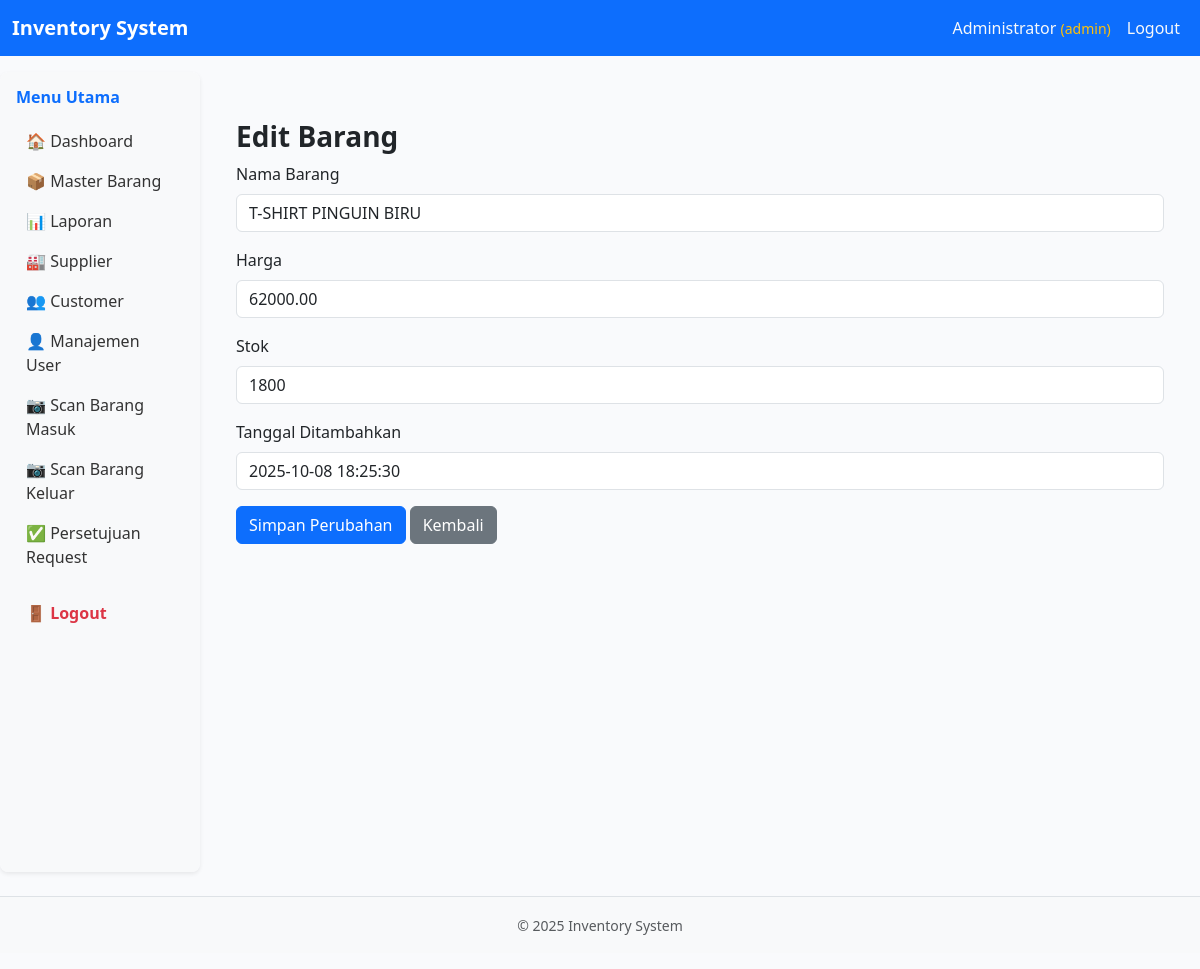
/pages/master/barang_edit.php?id=2 (signed in), run on the app's committed database.
### tables this page shows
CREATE TABLE `barang` (
  `id_barang` int(11) NOT NULL,
  `kode_barang` varchar(50) DEFAULT NULL,
  `nama_barang` varchar(100) NOT NULL,
  `kategori` varchar(50) DEFAULT NULL,
  `satuan` varchar(20) DEFAULT NULL,
  `stok` int(11) DEFAULT 0,
  `harga` decimal(10,2) DEFAULT NULL,
  `barcode` varchar(255) DEFAULT NULL,
  `tgl_ditambahkan` timestamp NOT NULL DEFAULT current_timestamp()
);

### pages/master/barang_edit.php (the view, shortened to what this page needs)
<?php
require_once "../../config/db.php";
$id_barang = intval($_GET['id']);
$sql = "SELECT * FROM barang WHERE id_barang = ?";
$stmt = mysqli_prepare($conn, $sql);
mysqli_stmt_bind_param($stmt, "i", $id_barang);
mysqli_stmt_execute($stmt);
$result = mysqli_stmt_get_result($stmt);
$barang = mysqli_fetch_assoc($result);
include "../../includes/header.php";
include "../../includes/sidebar.php";
?>
<div class="container mt-4">
  <h3>Edit Barang</h3>
  <form method="POST">
    <div class="mb-3">
      <label class="form-label">Nama Barang</label>
      <input type="text" name="nama_barang" class="form-control" value="<?= htmlspecialchars($barang['nama_barang']) ?>" required>
    </div>
    <div class="mb-3">
      <label class="form-label">Harga</label>
      <input type="number" step="0.01" name="harga" class="form-control" value="<?= htmlspecialchars($barang['harga']) ?>">
    </div>
    <div class="mb-3">
      <label class="form-label">Stok</label>
      <input type="number" name="stok" class="form-control" value="<?= htmlspecialchars($barang['stok']) ?>">
    </div>
    <div class="mb-3">
      <label class="form-label">Tanggal Ditambahkan</label>
      <input type="text" class="form-control" value="<?= htmlspecialchars($barang['tgl_ditambahkan']) ?>" readonly>
    </div>
    <button type="submit" class="btn btn-primary">Simpan Perubahan</button>
    <a href="pages/master/barang.php" class="btn btn-secondary">Kembali</a>
  </form>
</div>
<?php include "../../includes/footer.php"; ?>

### assets/style.css (style rules this page uses)
.container { max-width: 100%; }
form .form-label { font-weight: 500; }
body { background-color: #f9fafc; }
h3, h2, h1 { color: #212529; font-weight: 600; }
.btn { border-radius: 6px; transition: all 0.2s ease-in-out; }

### data on the page
barang: nama_barang "T-SHIRT PINGUIN BIRU", harga "62000.00", stok "1800", tgl_ditambahkan "2025-10-08 18:25:30"

### other printed values
$_SESSION['nama_lengkap'] "Administrator"
$_SESSION['role'] "admin"
